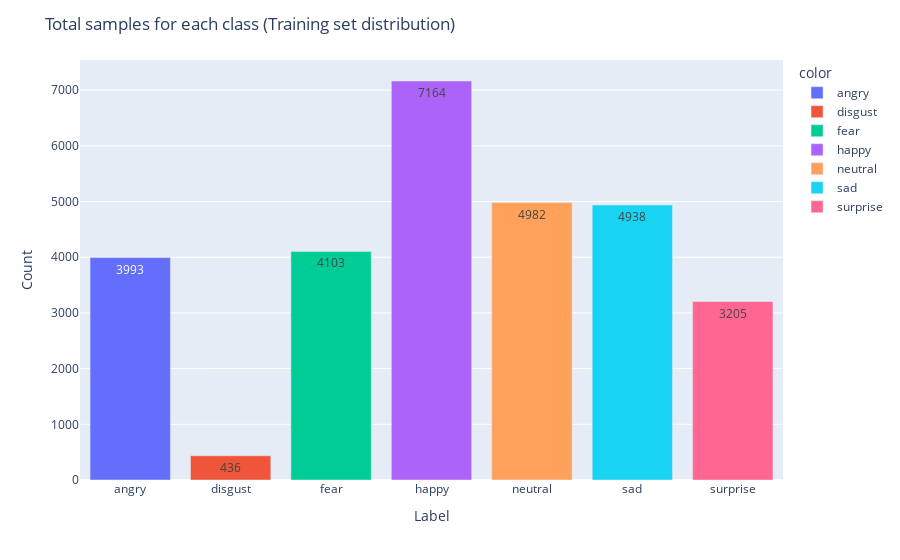

Here is the notebook cell this chart was saved with:
### Code cell
import plotly.express as px

# Calculate the count of images for each class in the training set
train_class_counts = {class_name: np.sum(train_labels == class_name) for class_name in np.unique(train_labels)}

# Create a bar chart using Plotly Express for training set only
fig = px.bar(x=list(train_class_counts.keys()), y=list(train_class_counts.values()), color=list(train_class_counts.keys()))

# Customize the layout of the chart
fig.update_layout(
    title="Total samples for each class (Training set distribution)",
    xaxis_title="Label",
    yaxis_title="Count"
)
fig.update_traces(texttemplate='%{y}', textposition='inside')  # Display count labels on the bars

# Show the plot
fig.show()

### Figure 1 — Plotly figure (JSON) as saved in the notebook; plotly's stock layout.template omitted (floating-point values rounded to 4 significant figures)
{"data": [{"alignmentgroup": "True", "hovertemplate": "color=angry<br>x=%{x}<br>y=%{y}<extra></extra>", "legendgroup": "angry", "marker": {"color": "#636efa", "pattern": {"shape": ""}}, "name": "angry", "offsetgroup": "angry", "orientation": "v", "showlegend": true, "textposition": "inside", "texttemplate": "%{y}", "type": "bar", "x": ["angry"], "xaxis": "x", "y": [3993], "yaxis": "y"}, {"alignmentgroup": "True", "hovertemplate": "color=disgust<br>x=%{x}<br>y=%{y}<extra></extra>", "legendgroup": "disgust", "marker": {"color": "#EF553B", "pattern": {"shape": ""}}, "name": "disgust", "offsetgroup": "disgust", "orientation": "v", "showlegend": true, "textposition": "inside", "texttemplate": "%{y}", "type": "bar", "x": ["disgust"], "xaxis": "x", "y": [436], "yaxis": "y"}, {"alignmentgroup": "True", "hovertemplate": "color=fear<br>x=%{x}<br>y=%{y}<extra></extra>", "legendgroup": "fear", "marker": {"color": "#00cc96", "pattern": {"shape": ""}}, "name": "fear", "offsetgroup": "fear", "orientation": "v", "showlegend": true, "textposition": "inside", "texttemplate": "%{y}", "type": "bar", "x": ["fear"], "xaxis": "x", "y": [4103], "yaxis": "y"}, {"alignmentgroup": "True", "hovertemplate": "color=happy<br>x=%{x}<br>y=%{y}<extra></extra>", "legendgroup": "happy", "marker": {"color": "#ab63fa", "pattern": {"shape": ""}}, "name": "happy", "offsetgroup": "happy", "orientation": "v", "showlegend": true, "textposition": "inside", "texttemplate": "%{y}", "type": "bar", "x": ["happy"], "xaxis": "x", "y": [7164], "yaxis": "y"}, {"alignmentgroup": "True", "hovertemplate": "color=neutral<br>x=%{x}<br>y=%{y}<extra></extra>", "legendgroup": "neutral", "marker": {"color": "#FFA15A", "pattern": {"shape": ""}}, "name": "neutral", "offsetgroup": "neutral", "orientation": "v", "showlegend": true, "textposition": "inside", "texttemplate": "%{y}", "type": "bar", "x": ["neutral"], "xaxis": "x", "y": [4982], "yaxis": "y"}, {"alignmentgroup": "True", "hovertemplate": "color=sad<br>x=%{x}<br>y=%{y}<extra></extra>", "legendgroup": "sad", "marker": {"color": "#19d3f3", "pattern": {"shape": ""}}, "name": "sad", "offsetgroup": "sad", "orientation": "v", "showlegend": true, "textposition": "inside", "texttemplate": "%{y}", "type": "bar", "x": ["sad"], "xaxis": "x", "y": [4938], "yaxis": "y"}, {"alignmentgroup": "True", "hovertemplate": "color=surprise<br>x=%{x}<br>y=%{y}<extra></extra>", "legendgroup": "surprise", "marker": {"color": "#FF6692", "pattern": {"shape": ""}}, "name": "surprise", "offsetgroup": "surprise", "orientation": "v", "showlegend": true, "textposition": "inside", "texttemplate": "%{y}", "type": "bar", "x": ["surprise"], "xaxis": "x", "y": [3205], "yaxis": "y"}], "layout": {"barmode": "relative", "legend": {"title": {"text": "color"}, "tracegroupgap": 0}, "margin": {"t": 60}, "title": {"text": "Total samples for each class (Training set distribution)"}, "xaxis": {"anchor": "y", "domain": [0, 1], "title": {"text": "Label"}}, "yaxis": {"anchor": "x", "domain": [0, 1], "title": {"text": "Count"}}}}
